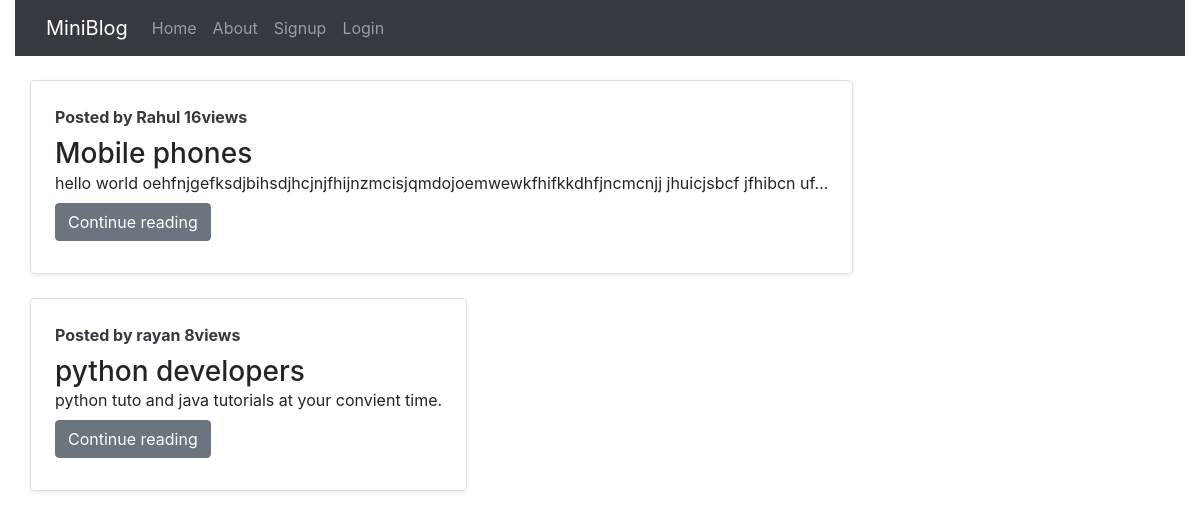
/bloghome/, run on the app's committed database.
### blog/models.py (models this page shows)
class Post(models.Model):
    title = models.CharField(max_length=150)
    desc = models.TextField()
    author = models.CharField(max_length=50)
    views = models.IntegerField(default=0)
    date_added=models.DateTimeField(auto_now_add=True)
    date_updated=models.DateTimeField(auto_now=True)

### blog/views.py (the view)
# urls.py: path('bloghome/',bloghome),
def bloghome(request):
    posts = Post.objects.all()
    return render(request,'bloghome.html',{'posts':posts})

### blog/templates/bloghome.html (shortened to what this page needs)
{% extends 'base.html' %}
{% load static %}
{% block content %}
{% for post in posts %}
<div class="row no-gutters border rounded overflow-hidden flex-md-row mt-4  shadow-sm h-md-250 position-relative">
    <div class="col p-4 d-flex flex-column position-static">
        <strong class="d-inline-block mb-2 text-dark"> Posted by {{post.author}} {{post.views}}views</strong>
        <h3 class="mb-0">{{post.title}} </h3>
        <p class="card-text mb-auto">{{post.desc | truncatechars:100}}</p>
        {% if request.user.is_authenticated %}
        <div class="my-2">
            <a href="/blogs/{{post.id}}" role="button" class="btn btn-primary">Continue reading</a>
        </div>
        {% else %}
        <div class="my-2">
            <a href="/signup/" role="button" class="btn btn-secondary">Continue reading</a>
        </div>
        {% endif %}
    </div>
</div>
{% endfor %}
{% endblock content %}

### data on the page
Post: author "Rahul", views "16", title "Mobile phones", desc "hello world oehfnjgefksdjbihsdjhcjnjfhijnzmcisjqmdojoemwewkfhifkkdhfjncmcnjj jhuicjsbcf jfhibcn uf…"
Post: author "rayan", views "8", title "python developers", desc "python tuto and java tutorials at your convient time."
